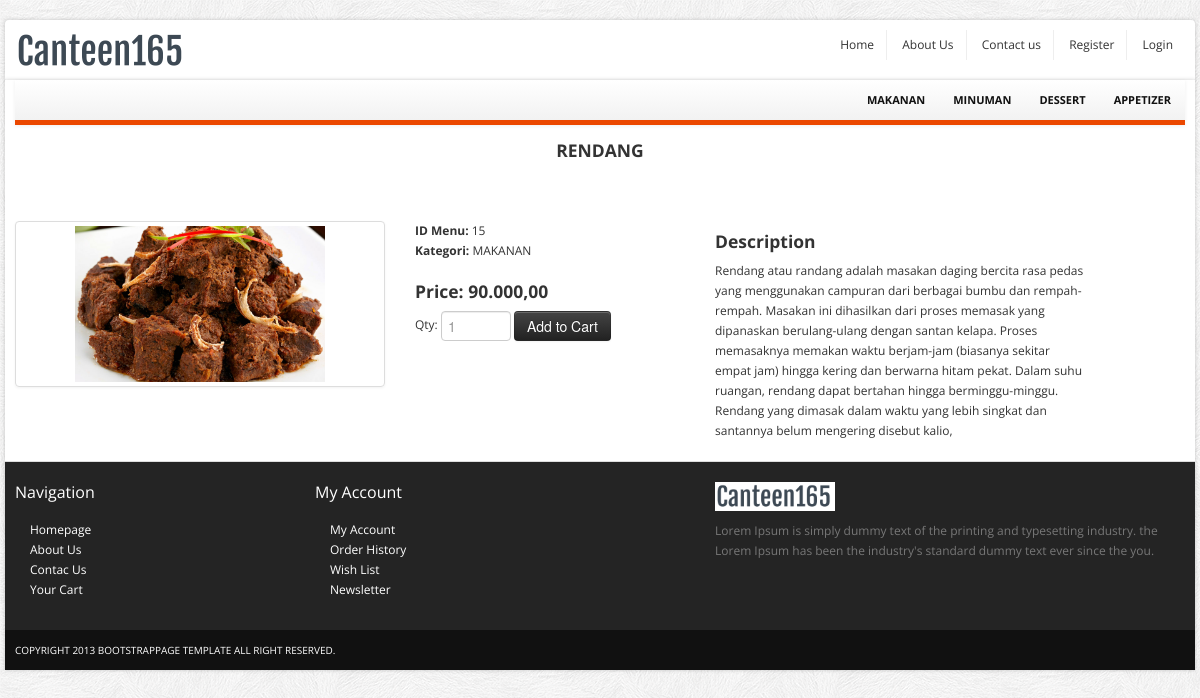
/index.php?p=productdetail&id=15, run on the app's committed database.
### tables this page shows
CREATE TABLE `tblcategory` (
  `id` int(11) NOT NULL,
  `nama` varchar(50) NOT NULL,
  `deskripsi` varchar(300) NOT NULL
);

CREATE TABLE `tblmenu` (
  `id` int(11) NOT NULL,
  `nama` varchar(50) NOT NULL,
  `deskripsi` varchar(500) NOT NULL,
  `harga` int(11) NOT NULL,
  `idcategory` int(11) NOT NULL,
  `foto` varchar(100) NOT NULL
);

### inc.koneksi.php (called while the page is built, shortened)
<?php
class Connection{
   private $host = "localhost";
   private $struser = "root";
   private $strpassword = "";
   private $strdbname = "canteen165";
	function connect()
	{
	    $conn = mysqli_connect($this->host,$this->struser, $this->strpassword);
	 	 mysqli_select_db($conn, $this->strdbname);
		 $this->connection = $conn;
	}
}
?>

### class/class.Category.php (called while the page is built, shortened)
<?php
	class Category extends Connection
	{
		public function __get($atribute) {
			if (property_exists($this, $atribute)) {
				return $this->$atribute;
				}
		}
		public function SelectAllCategory(){
			$sql = "SELECT * FROM tblcategory";
			$result = mysqli_query($this->connection, $sql);
			$arrResult = Array();
			$cnt=0;
			if(mysqli_num_rows($result) > 0){
				while ($data = mysqli_fetch_array($result))
				{
					$objCategory = new Category();
					$objCategory->id=$data['id'];
					$objCategory->nama=$data['nama'];
					$objCategory->deskripsi=$data['deskripsi'];
					$arrResult[$cnt] = $objCategory;
					$cnt++;
				}
			}
			return $arrResult;
		}
 	}
?>

### class/class.Menu.php (called while the page is built, shortened)
<?php
	class Menu extends Connection
	{
		private $id =0;
		public function __get($atribute) {
			if (property_exists($this, $atribute)) {
				return $this->$atribute;
				}
		}
		public function SelectOneMenu(){
			$sql = "SELECT a.*, b.nama as namacategory FROM tblmenu a, tblcategory b where a.idcategory= b.id AND a.id='$this->id'";
			$resultOne = mysqli_query($this->connection, $sql);
			if(mysqli_num_rows($resultOne) == 1){
				$data = mysqli_fetch_assoc($resultOne);
				$this->nama = $data['nama'];
				$this->deskripsi = $data['deskripsi'];
				$this->namacategory=$data['namacategory'];
				$this->harga = $data['harga'];
				$this->foto = $data['foto'];
			}
		}
 	}
?>

### index.php (the view, shortened to what this page needs)
<?php
	require "inc.koneksi.php";
?>
<!DOCTYPE html>
<html lang="en">
	<head>
		<link href="css/bootstrap.min.css" rel="stylesheet">
		<link href="css/bootstrap-responsive.min.css" rel="stylesheet">
		<link href="css/flexslider.css" rel="stylesheet"/>
		<link href="css/main.css" rel="stylesheet"/>
	</head>
    <body>
		<div id="top-bar" class="container">
			<div class="row">
				<div class="span4">
					<a href="index.php" class="logo pull-left"><img src="images/logo.png" class="site_logo" alt=""></a>
				</div>
				<div class="span8">
					<div id="menu_user" class="account pull-right">
						<ul class="user-menu">
						    <li><a href="index.php">Home</a></li>
							<li><a href="index.php?p=about">About Us</a></li>
							<li><a href="index.php?p=contact">Contact us</a></li>
							<?php
								if(isset($_SESSION["role"]))
							    {
									if($_SESSION["role"] == "admin")
									{
							?>
										<li><a href="index.php?p=accountlist">User</a></li>
										<li><a href="index.php?p=rolelist">Role</a></li>
										<li><a href="index.php?p=pembelilist">Pembeli</a></li>
										<li><a href="index.php?p=categorylist">Kategori</a></li>
										<li><a href="index.php?p=menulist">Menu</a></li>
										<li><a href="index.php?p=bannerlist">Banner</a></li>
										<li><a href="index.php?p=pesananlist">Pesanan</a></li>
							<?php
									}
									else
									{
							?>
										<li><a href="index.php?p=historypesanan">History Pesanan</a></li>
										<li><a href="index.php?p=cart">Keranjang</a></li>
							<?php
									}
							?>
									<li><a href="index.php?p=logout">Logout</a></li>
							<?php
							    }
							    else
								{
							?>
									<li><a href="index.php?p=register">Register</a></li>
									<li><a href="index.php?p=login">Login</a></li>
							<?php
								}
							?>
						</ul>
					</div>
				</div>
			</div>
		</div>
		<div id="wrapper" class="container">
		<div class="navbar-inner main-menu">
					<nav id="menu" class="pull-right">
					<ul>
					<?php
					require_once('./class/class.Category.php');
					$objCategory = new Category();
					$arrayResult = $objCategory->SelectAllCategory();
					foreach ($arrayResult as $dataCategory) {
						echo '<li><a href="index.php?p=products&id='.$dataCategory->id.'">'.$dataCategory->nama.'</a>';
						echo '</li>';
					}
					?>
						</ul>
					</nav>
				</div>
			<section id="content">
			<div id="konten">
				<?php
				$pages_dir = 'pages';
				if(!empty($_GET['p'])){
					$pages = scandir($pages_dir, 0);
					unset($pages[0], $pages[1]);
					$p = $_GET['p'];
					if(in_array($p.'.php', $pages)){
						include($pages_dir.'/'.$p.'.php');
					} else {
						echo 'Halaman tidak ditemukan! :(';
					}
				} else {
					include($pages_dir.'/home.php');
				}
				?>
			</div>
			</section>
			<section id="footer-bar">
				<div class="row">
					<div class="span3">
						<h4>Navigation</h4>
						<ul class="nav">
							<li><a href="index.php">Homepage</a></li>
							<li><a href="index.php?p=about">About Us</a></li>
							<li><a href="./contact.html">Contac Us</a></li>
							<li><a href="./cart.html">Your Cart</a></li>
						</ul>
					</div>
					<div class="span4">
						<h4>My Account</h4>
						<ul class="nav">
							<li><a href="index.php?p=editprofile">My Account</a></li>
							<li><a href="index.php?p=history">Order History</a></li>
							<li><a href="#">Wish List</a></li>
							<li><a href="#">Newsletter</a></li>
						</ul>
					</div>
					<div class="span5">
						<p class="logo"><img src="images/logo.png" class="site_logo" alt=""></p>
						<p>Lorem Ipsum is simply dummy text of the printing and typesetting industry. the  Lorem Ipsum has been the industry's standard dummy text ever since the you.</p>
						<br/>
						<span class="social_icons">
							<a class="facebook" href="#">Facebook</a>
							<a class="twitter" href="#">Twitter</a>
							<a class="skype" href="#">Skype</a>
							<a class="vimeo" href="#">Vimeo</a>
						</span>
					</div>
				</div>
			</section>
			<section id="copyright">
				<span>Copyright 2013 bootstrappage template  All right reserved.</span>
			</section>
		</div>
    </body>
</html>

### pages/productdetail.php (shortened to what this page needs)
<?php
	if(isset($_GET['id'])){
		require_once('./class/class.Menu.php');
		$objMenu = new Menu();
		$objMenu->id = $_GET['id'];
		$objMenu->SelectOneMenu();
	}
?>
<section class="header_text sub">
	<h4><span><?php echo $objMenu->nama; ?></span></h4>
</section>
<section class="main-content">
	<div class="row">
		<div class="span12">
			<div class="row">
				<div class="span4">
					<a href="<?php echo "upload/menu/".$objMenu->foto; ?>" class="thumbnail" data-fancybox-group="group1" title="Description 1"><?php echo '<img height="150" width="250" src="upload/menu/'.$objMenu->foto.'" alt="" />'; ?></a>
				</div>
				<div class="span3">
					<address>
						<strong>ID Menu:</strong> <span><?php echo $objMenu->id; ?></span><br>
						<strong>Kategori:</strong> <span><?php echo $objMenu->namacategory; ?></span><br>
					</address>
					<h4><strong>Price: <?php echo number_format($objMenu->harga,2,',','.'); ?></strong></h4>
					<form action="index.php?p=cart" method="post" class="form-inline">
						<label>Qty:</label>
						<input type="text" class="span1" required name="qty" placeholder="1">
						<input name="btnPesan" class="btn btn-inverse" type="submit" value="Add to Cart">
					</form>
				</div>
				<div class="span4">
					<h4>
						<span class="text"><strong>Description</strong></span>
					</h4>
					<div class="tab-content">
						<div class="tab-pane active" id="home"><?php echo $objMenu->deskripsi; ?></div>
					</div>
				</div>
			</div>
		</div>
	</div>
</section>

### css/main.css (style rules this page uses)
body { font-size: 12px; font-family: 'Open Sans', arial, tahoma, sans-serif; background:url(images/bg.png) repeat 0 0 fixed; }
label, input, button, select, textarea { font-size: 12px; }
ul li a,a { color:#333; outline:0; -webkit-transition: all 0.2s linear; -moz-transition: all 0.2s linear; -o-transition: all 0.2s linear; -ms-transition: all 0.2s linear; transition: all 0.2s linear; }
a { color:#eb4800; }
#wrapper,#top-bar { background: #fff; margin: 20px auto 20px auto; box-shadow: 0px 0px 4px 0px rgba(0, 0, 0, 0.2); -moz-box-shadow: 0px 0px 4px 0px rgba(0, 0, 0, 0.2); -webkit-box-shadow: 0px 0px 4px 0px rgba(0, 0, 0, 0.2); padding:0px 10px; }
section.homepage-slider, section.navbar, section.google_map, section#footer-bar, section#copyright { margin-left: -10px; margin-right: -10px; }
section.header_text { background:url(images/bg_h.png) no-repeat bottom; text-align:center; padding:15px 0 20px 0; font-size:16px; line-height:30px; border-bottom:1px solid #fff; }
section.header_text.sub { font-size:14px; margin-bottom:40px; }
section.header_text.sub h4 { text-transform:uppercase; margin:0; }
#top-bar { background-color:#fff; padding:10px; margin: 20px auto -22px auto; -webkit-border-radius: 4px; -moz-border-radius: 4px; border-radius: 4px; }
#top-bar .user-menu { margin: 0; padding: 0; list-style: none; }
#top-bar .user-menu li { display: inline-block; *display: inline; zoom: 1; border-right: 1px solid #eee; padding: 5px 12px; }
#top-bar .user-menu li:last-child { border-right:0; }
section#footer-bar, section#copyright { padding:10px 10px; }
section#footer-bar { margin-top:20px; padding-top:10px; background-color:#242424; border-top:1px solid #ddd; color:#777; }
section#footer-bar p.logo { margin-top:10px; width:120px; }
section#footer-bar a { text-indent:15px; color:#fff; }
section#footer-bar .nav a { background: url(images/trigger_right.png) no-repeat 5px 7px; }
section#footer-bar h4 { padding: 0; font-size: 16px; color: #fff; font-weight:normal; margin: 10px 0 18px; }
section#footer-bar .social_icons a { display: block; float: left; width: 29px; height: 28px; text-indent: -9999px; background-image: url(images/social-icons.png); background-repeat: no-repeat; margin-right: 10px; -webkit-transition: all 0.4s; -moz-transition: all 0.4s; -o-transition: all 0.4s; -ms-transition: all 0.4s; transition: all 0.4s; }
section#footer-bar .social_icons a.twitter { background-position: -38px 0; }
section#footer-bar .social_icons a.skype { background-position: -76px 0; }
section#footer-bar .social_icons a.vimeo { background-position: -115px 0; }
section#copyright { background-color:#111111; color:#fff; font-size:10px; text-transform:uppercase; }
.navbar-inner.main-menu { height: 40px; padding-left:10px; padding-right:0; border-right: 0; border-left: 0; border-top: 0; border-bottom:5px solid #eb4800; -webkit-border-radius: 0; -moz-border-radius: 0; border-radius: 0; filter: none; }
#menu > ul { display: block; margin-left:0; }
#menu > ul > li { list-style: none; float: left; position: relative; margin-right: 0px; }
#menu > ul > li > a { font-size: 11px; color: #111; display: block; text-transform: uppercase; font-weight: bold; text-align: center; padding: 10px 14px; }

### data on the page
tblcategory: nama "MAKANAN"
tblcategory: nama "MINUMAN"
tblcategory: nama "DESSERT"
tblcategory: nama "APPETIZER"
tblmenu: nama "RENDANG", foto (picture), id "15", idcategory.nama "MAKANAN", harga "90.000,00", deskripsi "Rendang atau randang adalah masakan daging bercita rasa pedas yang menggunakan campuran dari berbagai bumbu dan rempah-rempah. Masakan ini dihasilkan dari proses memasak yang dipanaskan berulang-ulang dengan santan kelapa. Proses memasaknya memakan waktu berjam-jam (biasanya sekitar empat jam) hingga kering dan berwarna hitam pekat. Dalam suhu ruangan, rendang dapat bertahan hingga berminggu-minggu. Rendang yang dimasak dalam waktu yang lebih singkat dan santannya belum mengering disebut kalio,"
